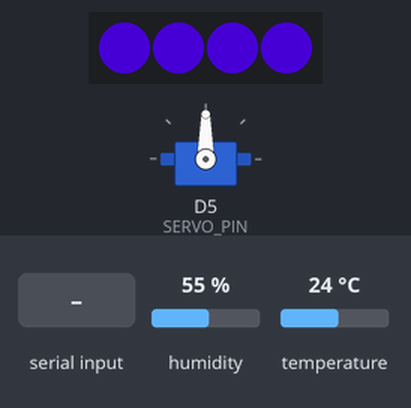
A sketch run on a simulated ESP8266 (NodeMCU). Parts: 4 RGB LEDs in strip order, left to right, servo. The inputs (shaded band) are chosen by the test bench; at power-on: temperature 24 °C, humidity 55 %. Dim RGB values are drawn brighter than linear; WiFi joins after 1.5 s; servers stay silent unless stated; random numbers use the default seed unless the sketch sets one; EEPROM starts erased; no MQTT or app messages arrive unless stated; what the sketch prints to the serial monitor is not drawn.

Above: at 5.8 s.
5.9 s: temperature set to 28 °C
At 8.16 s:
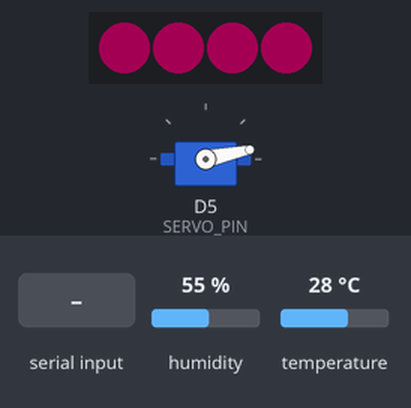
10.1 s: "1" received over Serial
At 15.53 s:
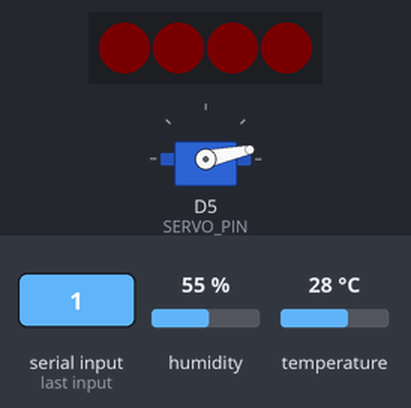
16.8 s: temperature set to 12 °C
At 18.5 s:
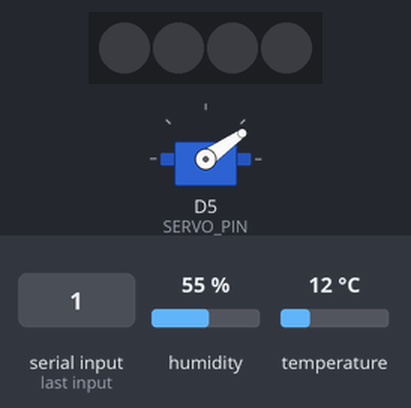
24.3 s: temperature set to 19 °C
At 30.23 s:
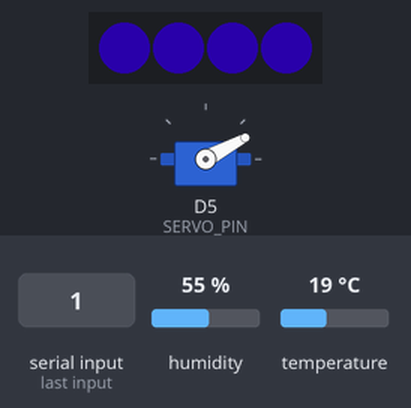
Timing chart, 0 to 36.0 s (numbered marks = the images above; inputs shaded):
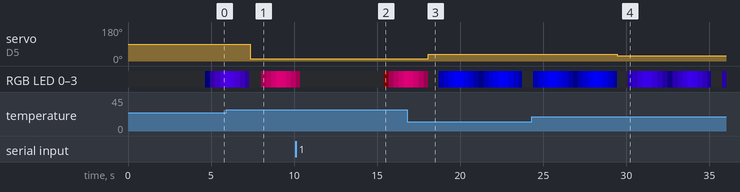

Measured:
- after the input at 16.8 s, servo on D5 (SERVO_PIN): 12° → 35° after 1.3 s
- after the input at 24.3 s, servo on D5 (SERVO_PIN): 35° → 28° after 5.1 s

The sketch:

bluetoothConnectWiFi.ino
```cpp
#include <ESP8266WiFi.h>
#include <PubSubClient.h>
#include <EEPROM.h>
#include <DHT.h>
#include <Adafruit_NeoPixel.h>


const char* mqtt_server = "test.mosquitto.org";
WiFiClient espClient;
PubSubClient client(espClient);
unsigned long lastMsg = 0;
#define MSG_BUFFER_SIZE	(100)
char msg[MSG_BUFFER_SIZE];
#define mqttChannel_BUFFER_SIZE	(128)
char mqttChannel[mqttChannel_BUFFER_SIZE];
int value = 0;
unsigned long lastBlueToothMsg = 0;

#include <string.h>

char val;  // 接收資料的變數

int mode = 0;
/*
0: 讀取SSID長度
1: 接收SSID
2: 讀取密碼長度
3: 接收密碼
*/

int inputIndex = 0;
int length = 0;
bool connected2Wifi = false;
char* ssid = "";
char* password = "";
char* deviceName = "";
char tempInput[64] = "";
char tempPwdInput[64] = "";
char tempUserId[65] = "";
#define SSID_ADDR 0
#define PASSWORD_ADDR 34
#define USER_ID_ADDR 100

//溫濕度感測
#define DHTTYPE DHT11 // DHT 11
uint8_t DHTPIN = D7;
DHT dht(DHTPIN, DHTTYPE);
float temperature = 20.0;

//燈條
#define LED_PIN D6
#define NUM_PIXELS 4
Adafruit_NeoPixel pixels = Adafruit_NeoPixel(NUM_PIXELS, LED_PIN, NEO_GRB + NEO_KHZ800);

//SERVO
#include <Servo.h>
#define SERVO_PIN D5
Servo myservo;  // create servo object to control a servo
int pos = 0;    // 設定 Servo 位置的變數


void clearArr(char* arr, int len){
  for(int i = 0 ; i < len; i++){
    *(arr+i) = '\0';
  }
}

char* readFromEEPROM(int Addr){
  static char arr[64];
  for(int i = Addr ; i < EEPROM.read(Addr)+Addr ; i++){
    arr[i-Addr] = EEPROM.read(i+1);
  }
  return arr;
}

char* readFromEEPROM2(int Addr){
  static char arr[64];
  for(int i = Addr ; i < EEPROM.read(Addr)+Addr ; i++){
    arr[i-Addr] = EEPROM.read(i+1);
  }
  return arr;
}

char* readFromEEPROM3(int Addr){
  static char arr[64];
  for(int i = Addr ; i < EEPROM.read(Addr)+Addr ; i++){
    arr[i-Addr] = EEPROM.read(i+1);
  }
  return arr;
}

char* readFromEEPROM4(int Addr){
  static char arr[65];
  for(int i = Addr ; i < EEPROM.read(Addr)+Addr ; i++){
    arr[i-Addr] = EEPROM.read(i+1);
  }
  return arr;
}

void setup_wifi(int mode) {
  connected2Wifi = false;
  delay(10);
  // We start by connecting to a WiFi network
  Serial.println();
  Serial.println(readFromEEPROM(SSID_ADDR));
  delay(100);
  Serial.println(readFromEEPROM2(PASSWORD_ADDR));

  ssid = readFromEEPROM(SSID_ADDR);
  delay(100);
  password = readFromEEPROM2(PASSWORD_ADDR);
  // Serial.println(readFromEEPROM(SSID_ADDR));
  // Serial.println(readFromEEPROM(PASSWORD_ADDR));

  delay(100);
  Serial.print("Connecting to ");
  Serial.println(ssid);
  Serial.println(password);
  Serial.println("----------");

  WiFi.mode(WIFI_STA);
  if(mode == 0)
    WiFi.begin(ssid, password);
  else
    WiFi.begin(tempInput, tempPwdInput);

  int count = 0;
  while (WiFi.status() != WL_CONNECTED) {
    delay(500);
    Serial.print(".");
    count++;
    if(count>20){
      Serial.println("Connect Error");
      break;
    }
  }

  if(WiFi.status() == WL_CONNECTED)
    connected2Wifi = true;


  randomSeed(micros());

  Serial.println("");
  Serial.println("WiFi connected");
  Serial.println("IP address: ");
  Serial.println(WiFi.localIP());
}

void callback(char* topic, byte* payload, unsigned int length) {
  Serial.print("Message arrived [");
  Serial.print(topic);
  Serial.print("] ");
  for (int i = 0; i < length; i++) {
    Serial.print((char)payload[i]);
  }
  Serial.println();

  // Switch on the LED if an 1 was received as first character
  if ((char)payload[0] == '1') {
    digitalWrite(BUILTIN_LED, LOW);   // Turn the LED on (Note that LOW is the voltage level
    // but actually the LED is on; this is because
    // it is active low on the ESP-01)
  } else {
    digitalWrite(BUILTIN_LED, HIGH);  // Turn the LED off by making the voltage HIGH
  }

}

void reconnect() {
  // Loop until we're reconnected
  while (!client.connected()) {
    Serial.print("Attempting MQTT connection...");
    // Create a random client ID
    String clientId = "ESP8266Client-";
    clientId += String(random(0xffff), HEX);
    // Attempt to connect
    if (client.connect(clientId.c_str())) {
      Serial.println("connected");
      // Once connected, publish an announcement...
      client.publish("outTopic", "hello world");
      // ... and resubscribe
      client.subscribe("inTopic");
    } else {
      Serial.print("failed, rc=");
      Serial.print(client.state());
      Serial.println(" try again in 5 seconds");
      // Wait 5 seconds before retrying
      delay(5000);
    }
  }
}


void setup() {
  Serial.begin(9600);   // 與電腦序列埠連線速率
  // Serial.print("SSID: ");
  // Serial.println(readFromEEPROM(SSID_ADDR));
  // Serial.print("PWD: ");
  // Serial.println(readFromEEPROM(PASSWORD_ADDR));
  pixels.begin();           // INITIALIZE NeoPixel strip object (REQUIRED)
  pixels.show();            // Turn OFF all pixels ASAP
  pixels.setBrightness(50); // Set BRIGHTNESS to about 1/5 (max = 255)

  myservo.attach(SERVO_PIN, 500, 2500);

  EEPROM.begin(512);

  // ssid = readFromEEPROM(SSID_ADDR);
  // password = readFromEEPROM(PASSWORD_ADDR);

  delay(1000);

  deviceName = readFromEEPROM4(USER_ID_ADDR);
  Serial.println(deviceName);

  setup_wifi(0);

  client.setServer(mqtt_server, 1883);
  client.setCallback(callback);

  dht.begin();


  // pinMode(LED, OUTPUT);
  // 設定藍牙模組的連線速率
  // HC-05，用38400
  // BT.begin(38400);
}

void loop() {
  // Serial.print("PPP");
  // Serial.println(readFromEEPROM(0));
  // Serial.println(readFromEEPROM(PASSWORD_ADDR));
  // delay(500);
  // 若收到「序列埠監控視窗」的資料，則送到藍牙模組
  if (Serial.available()) {
    lastBlueToothMsg = millis(); // 紀錄藍牙訊號的輸入時間
    val = Serial.read();
    // Serial.println(val);
    switch(mode){
      case 0:
        // mode = (int)val-48;
        mode = 1;
        length = (int)val;
        EEPROM.write(0, length);
        Serial.println(length);
        inputIndex = 0;
        connected2Wifi = false;
        clearArr(tempInput, 64);
        clearArr(tempPwdInput, 64);
        clearArr(ssid, 64);
        clearArr(password, 64);
        Serial.write("RECEIVED");
        Serial.println(mode);
        break;

      case 1:
        // Serial.println(val);
        tempInput[inputIndex] = val;
        EEPROM.write(inputIndex+1, (int)val);
        inputIndex++;
        if(inputIndex+1 > length){
          mode = 2;
          EEPROM.write(inputIndex+2, '\0');
          // strcat(ssid, tempInput);
          Serial.println(tempInput);
          // EEPROM.commit();
        }
        break;

      case 2:
        mode = 3;
        length = (int)val;
        Serial.println(length);

        EEPROM.write(PASSWORD_ADDR, length);
        inputIndex = 0;
        break;

      case 3:
        Serial.println(inputIndex);
        tempPwdInput[inputIndex] = val;
        EEPROM.write(PASSWORD_ADDR + inputIndex+1, (int)val);
        inputIndex++;
        if(inputIndex+1 > length){
          // mode = 0;
          mode = 4;
          Serial.println(tempPwdInput);
          // EEPROM.commit();

          // ssid = readFromEEPROM(SSID_ADDR);
          // password = readFromEEPROM(PASSWORD_ADDR);
          // Serial.println(readFromEEPROM(SSID_ADDR));
          // Serial.println(readFromEEPROM(PASSWORD_ADDR));
          // strcat(password, tempPwdInput);
          // setup_wifi(1);
          // Serial.println(password);
        }
        break;

      case 4:
        mode = 5;
        length = (int)val;
        Serial.println(length);

        EEPROM.write(USER_ID_ADDR, length);
        inputIndex = 0;
        break;

      case 5:
        Serial.println(inputIndex);
        tempUserId[inputIndex] = val;
        EEPROM.write(USER_ID_ADDR + inputIndex+1, (int)val);
        inputIndex++;
        if(inputIndex+1 > length){
          mode = 0;
          // Serial.println(tempPwdInput);
          EEPROM.commit();

          // ssid = readFromEEPROM(SSID_ADDR);
          // password = readFromEEPROM(PASSWORD_ADDR);
          Serial.println(readFromEEPROM(SSID_ADDR));
          Serial.println(readFromEEPROM(PASSWORD_ADDR));
          Serial.println(readFromEEPROM(USER_ID_ADDR));
          // strcat(password, tempPwdInput);
          setup_wifi(1);
          // Serial.println(password);
        }
        break;

    }
    // Serial.println(mode);
    // Serial.println(ssid);
    // Serial.println(password);
    // Serial.write("RECEIVED");
  }

  // 5秒未接收到藍牙訊號就終止輸入模式
  if(millis() - lastBlueToothMsg > 5000){
    mode = 0;
    if(WiFi.status() == WL_CONNECTED)
      connected2Wifi = true;
  }

  // Serial.println(connected2Wifi);
  //連上WiFi後呼叫MQTT
  if(connected2Wifi) {
    breath();
    // Serial.println("asdagrsgfhnghnghgfdrg");
    if(!client.connected())
      reconnect();

    client.loop();
    unsigned long now = millis();

    //每5秒呼叫一次
    if (now - lastMsg > 5000) {
      float h = dht.readHumidity();
      float t = dht.readTemperature();
      temperature = t;

      pos = getRotate(t, 35, 15, 0, 35);
      Serial.println(pos);
      myservo.write(pos);

      lastMsg = now;
      ++value;
      snprintf (msg, MSG_BUFFER_SIZE, "{\"t\":\"%f\", \"h\":\"%f\", \"name\":\"%s\"}", t, h, "deviceName");
      snprintf (mqttChannel, mqttChannel_BUFFER_SIZE, "steamedShrimp/%s", deviceName);
      // Serial.print("Publish message: ");
      Serial.println(deviceName);
      Serial.println(mqttChannel);
      // client.publish("steamedShrimp/ttest", msg);
      client.publish(mqttChannel, msg);
    }

  }

}

void breath(){
  Serial.println(temperature);
  // if(isnan(temperature)) {
  //   pixels.setBrightness(0); // 熄滅燈條
  //   pixels.show();
  //   delay(1000);
  //   return;
  // }

  int redValue = 0;
  int greenValue = 0;
  int blueValue = 0;

  if(temperature >= 35) {
    redValue = 255;
  } else if(temperature <= 15) {
    blueValue = 255;
  } else {
    float range = 35 - 15;
    float temperatureInRange = temperature - 15;
    float percentage = temperatureInRange / range;

    if(percentage < 0) {
      percentage = 0;
    } else if(percentage > 1) {
      percentage = 1;
    }

    redValue = 255 * percentage;
    blueValue = 255 * (1 - percentage);
  }

  // 呼吸燈效果
  for(int brightness=0; brightness<=255; brightness++) {
    for(int i=0; i<NUM_PIXELS; i++) {
      pixels.setPixelColor(i, pixels.Color(redValue, greenValue, blueValue));
    }
    pixels.setBrightness(brightness);
    pixels.show();
    delay(5);
  }

  for(int brightness=255; brightness>=0; brightness--) {
    for(int i=0; i<NUM_PIXELS; i++) {
      pixels.setPixelColor(i, pixels.Color(redValue, greenValue, blueValue));
    }
    pixels.setBrightness(brightness);
    pixels.show();
    delay(5);
  }
}

int getRotate(int t, int maxT, int minT, int maxR, int minR){
  if(t >= maxT)
    return maxR;

  if(t <= minT)
    return minR;

  // (minR - s) = ((minT - t)/(minT-maxT) * (maxR-minR);
  return ((float)(minT - t)/(float)(minT-maxT) * (float)(maxR-minR) + minR);;
}
```
